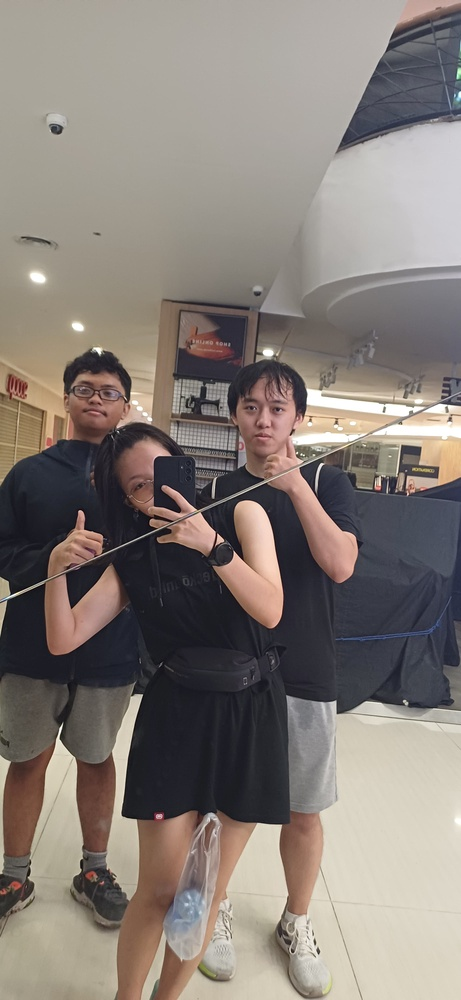
#> input picture images/kbskl.jpeg, 461 x 1000 px, shrunk from 1844 x 4000 before the run
$ jupyter execute 'Pertemuan 5 CV.ipynb'
#> lines starting #> are read from the running program, lines starting #| are printed output that depends on the picture; after the words box and inside, x2 and y2 are one past the last pixel; in counts of white or black regions, pixels touching at a corner belong together
[cell 1]
import cv2
import numpy as np
from pathlib import Path
import os
import matplotlib.pyplot as plt

[cell 2]
current_dir = Path(os.getcwd())
image_path = current_dir.parent / "images" / "kbskl.jpeg"

[cell 3]
image = cv2.imread(str(image_path))
#> image is the input picture: shape (1000, 461, 3); mean B, G, R 119.5, 125.6, 134
rgb = cv2.cvtColor(image, cv2.COLOR_BGR2RGB)

[cell 4]
gray = cv2.cvtColor(image, cv2.COLOR_BGR2GRAY)
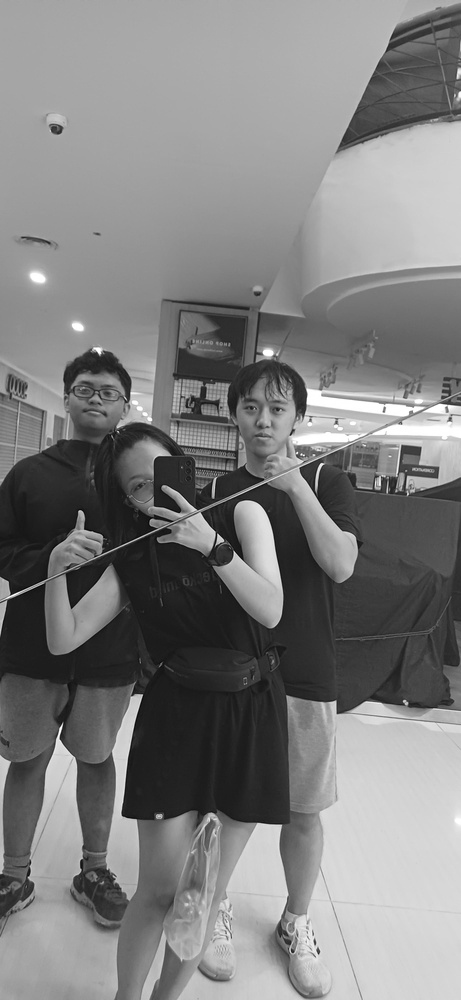
#> gray: shape (1000, 461); min 1, max 255, mean 127.4

[cell 5]
plt.imshow(gray, cmap="gray")
plt.axis("off")
plt.show()

[cell 6]
ret, thresh = cv2.threshold(gray, 0, 255, cv2.THRESH_BINARY_INV + cv2.THRESH_OTSU)
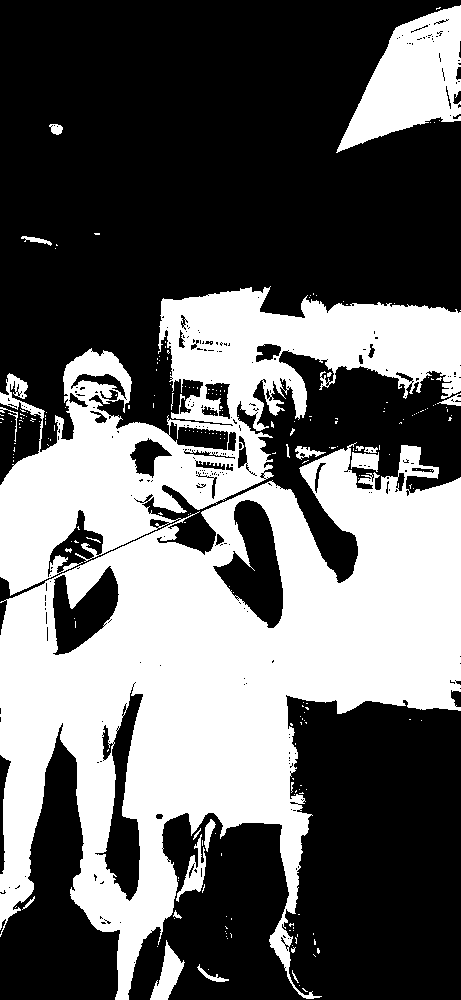
#> thresh: shape (1000, 461); 40.2% white; 228 white regions (207 under 20 px), largest, box (x1, y1, x2, y2) and area: (0, 286, 461, 1000) 171510, (336, 5, 461, 153) 9873, (150, 940, 185, 1000) 917
#> ret = 116

[cell 7]
kernel = np.ones((3,3), np.uint8)
opening = cv2.morphologyEx(thresh, cv2.MORPH_OPEN, kernel, iterations=2)
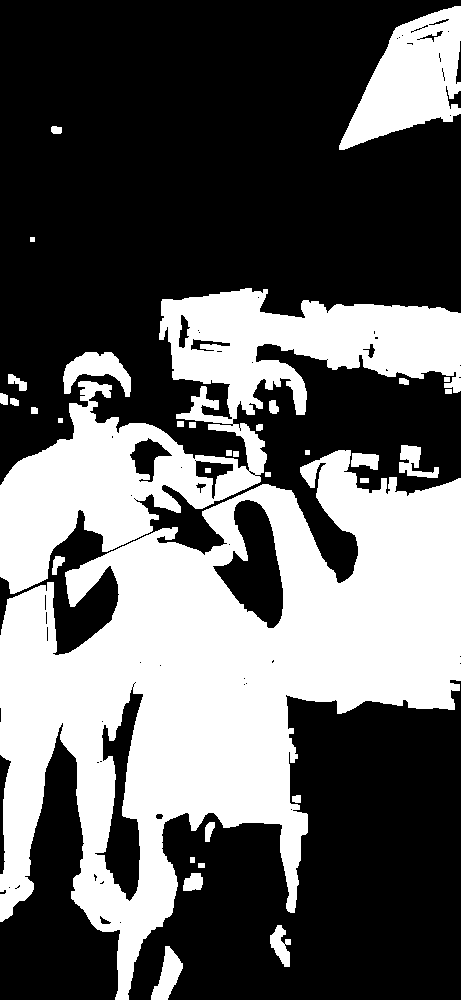
#> opening: shape (1000, 461); 38.5% white; 34 white regions, largest, box (x1, y1, x2, y2) and area: (0, 450, 461, 1000) 116865, (0, 288, 461, 594) 45348, (339, 6, 461, 150) 9715

[cell 8]
sure_bg = cv2.dilate(opening, kernel, iterations=3)
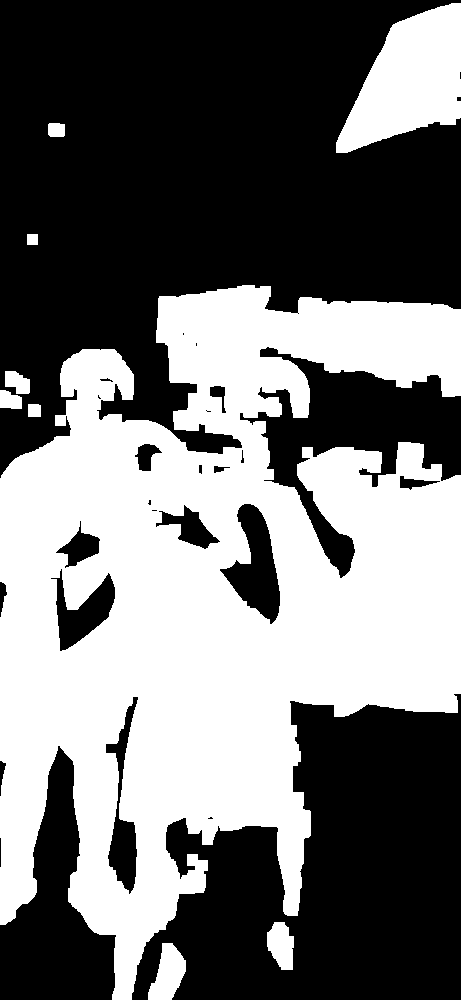
#> sure_bg: shape (1000, 461); 44.9% white; 9 white regions, largest, box (x1, y1, x2, y2) and area: (0, 285, 461, 1000) 191910, (336, 3, 461, 153) 11414, (148, 943, 186, 1000) 1367

[cell 9]
dist_transform = cv2.distanceTransform(opening, cv2.DIST_L2, 5)
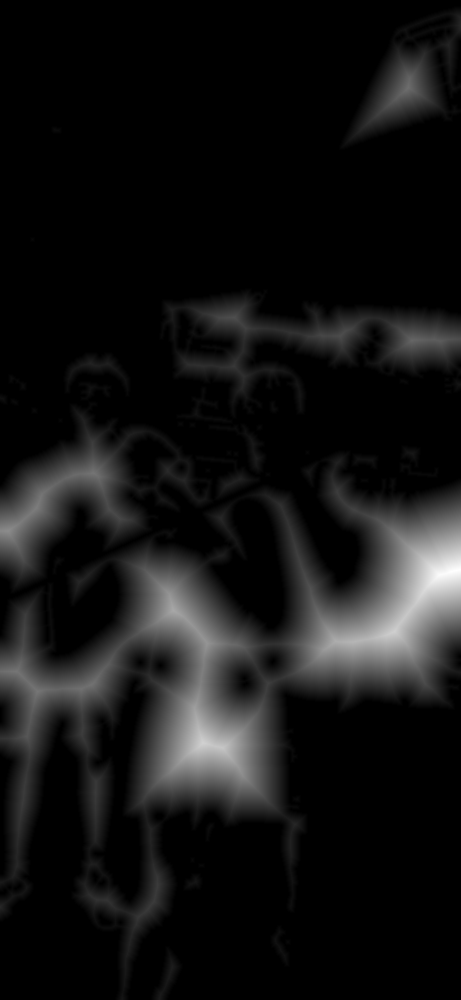
#> dist_transform: shape (1000, 461) float32; min 0, max 86.79, mean 6.8; drawn with min black and max white
ret, sure_fg = cv2.threshold(dist_transform, 0.7*dist_transform.max(), 25, 0)
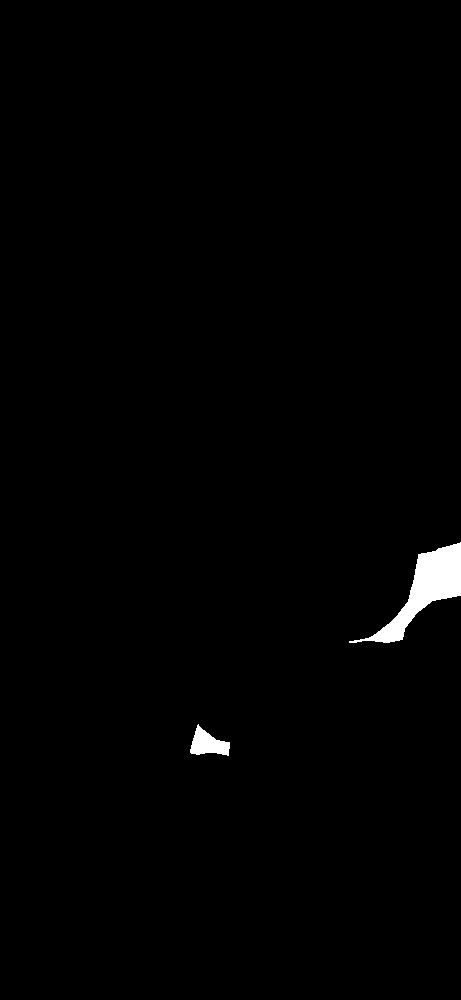
#> sure_fg: shape (1000, 461) float32; values 0 (black) and 25 (white), 0.89% white; 2 white regions, box (x1, y1, x2, y2) and area: (349, 542, 461, 643) 3407, (190, 724, 230, 756) 709
#> ret = 60.75
sure_fg = np.uint8(sure_fg)

[cell 10]
unknown = cv2.subtract(sure_bg, sure_fg)

[cell 11]
ret, markers = cv2.connectedComponents(sure_fg)
#> markers: shape (1000, 461) int32; 3 distinct labels, from 0 to 2
#> ret = 3
markers = markers + 1
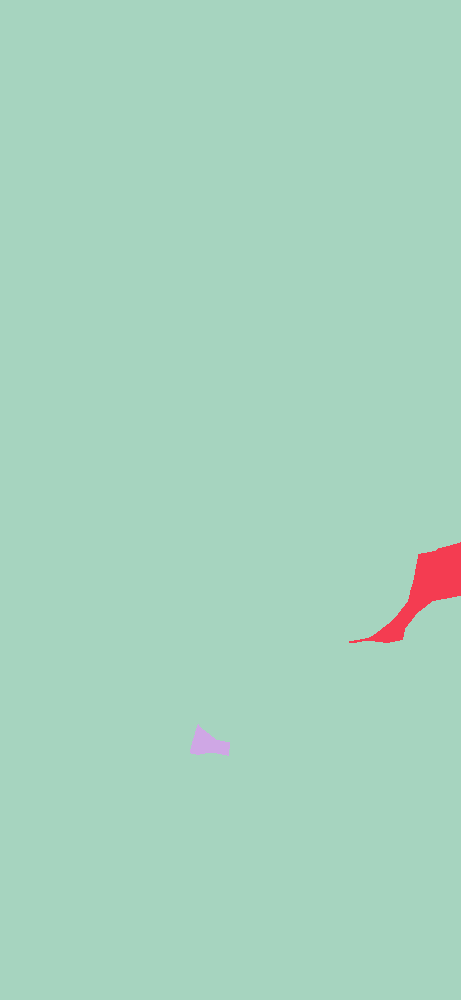
#> markers: shape (1000, 461) int32; 3 distinct labels, from 1 to 3; one colour per label, 0 black
markers[unknown == 255] = 0
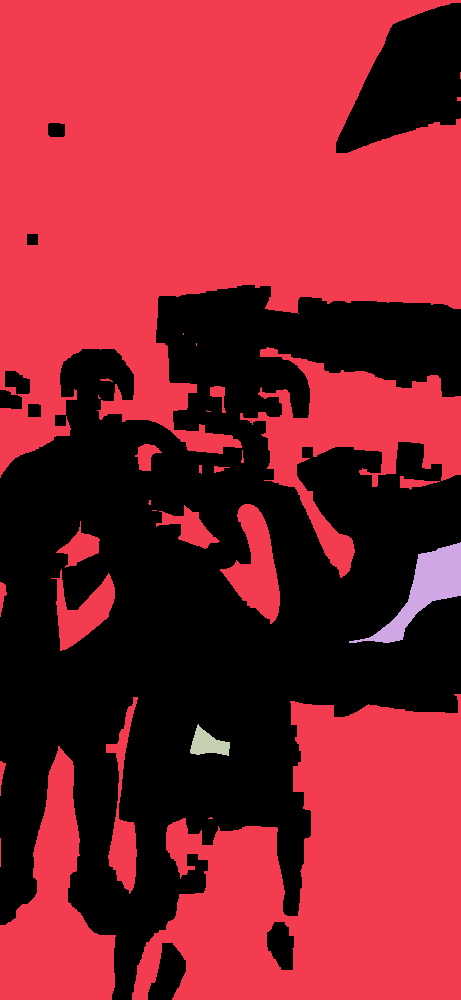
#> markers: shape (1000, 461) int32; 4 distinct labels, from 0 to 3; one colour per label, 0 black

[cell 12]
markers = cv2.watershed(image, markers)
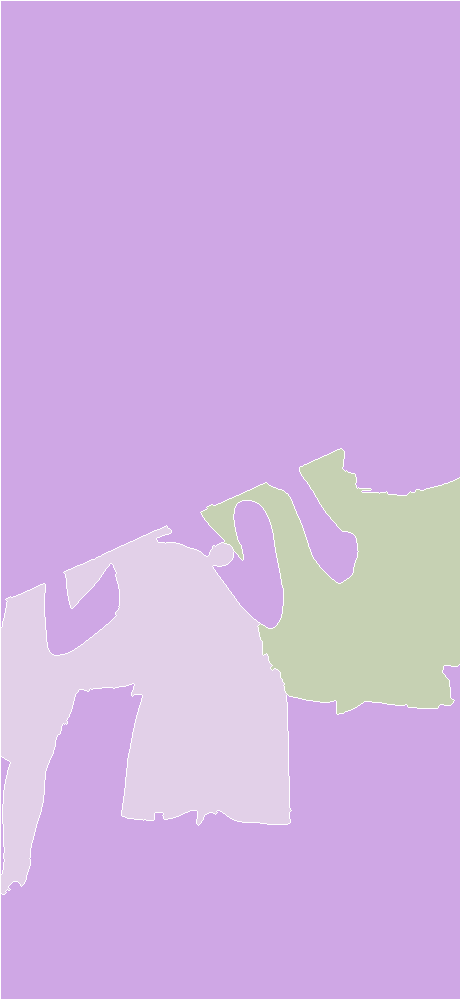
#> markers: shape (1000, 461) int32; 4 distinct labels, from -1 to 3; one colour per label, 0 black, -1 white
image[markers == -1] = [0,255,255]
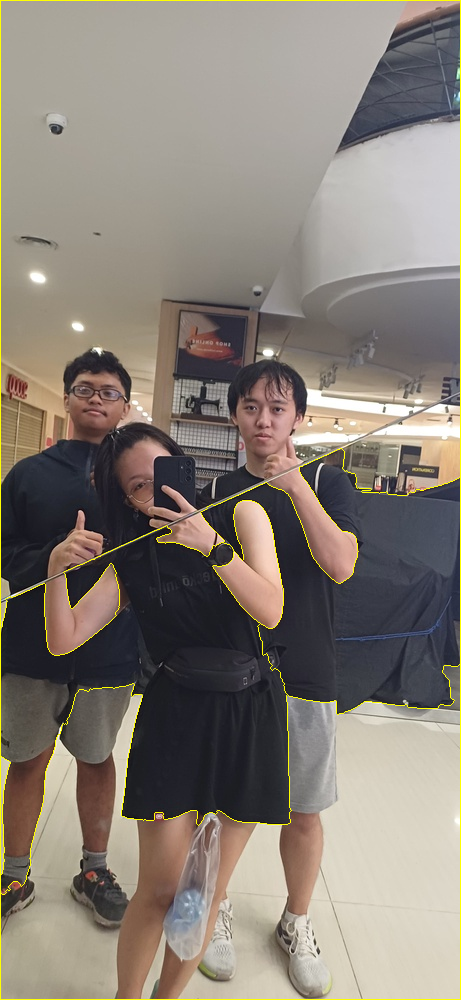
#> image: shape (1000, 461, 3); 1.2% of pixels changed, all inside (x1, y1, x2, y2) = (0, 0, 461, 1000)

$ run again, with images/inverse.jpg copied over images/kbskl.jpeg
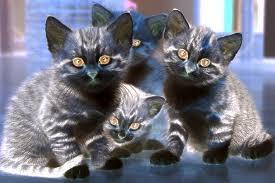
#> input picture images/inverse.jpg, 275 x 183 px
#> image is the input picture: shape (183, 275, 3); mean B, G, R 129.1, 116.4, 115
#> `ret, thresh = cv2.threshold(gray, 0, 255, cv2.THRESH_BINARY_INV + cv2...`:
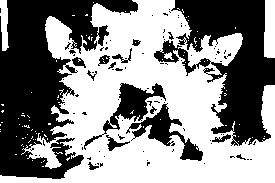
#> thresh: shape (183, 275); 53.7% white; 99 black regions (83 under 20 px), largest, box (x1, y1, x2, y2) and area: (0, 0, 138, 179) 11730, (154, 0, 275, 146) 8139, (126, 103, 203, 161) 1247
#> `ret, thresh = cv2.threshold(gray, 0, 255, cv2.THRESH_BINARY_INV + cv2...`: ret = 121
#> opening: shape (183, 275); 48.4% white; 11 white regions, largest, box (x1, y1, x2, y2) and area: (0, 0, 275, 183) 21163, (188, 33, 242, 65) 941, (46, 17, 73, 59) 812
#> sure_bg: shape (183, 275); 63.1% white; 8 black regions (2 under 20 px), largest, box (x1, y1, x2, y2) and area: (0, 0, 134, 176) 10215, (159, 0, 275, 143) 6750, (116, 87, 169, 142) 1425, (185, 145, 199, 157) 100, (109, 119, 116, 126) 31, (103, 59, 113, 66) 28
#> `ret, sure_fg = cv2.threshold(dist_transform, 0.7*dist_transform.max(),..`: ret = 22.54
#> `ret, markers = cv2.connectedComponents(sure_fg)`: ret = 5
#> `image[markers == -1] = [0,255,255]`:
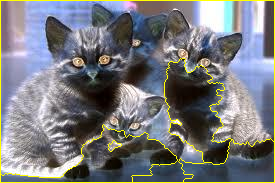
#> image: shape (183, 275, 3); 3.37% of pixels changed, all inside (x1, y1, x2, y2) = (0, 0, 275, 183)
